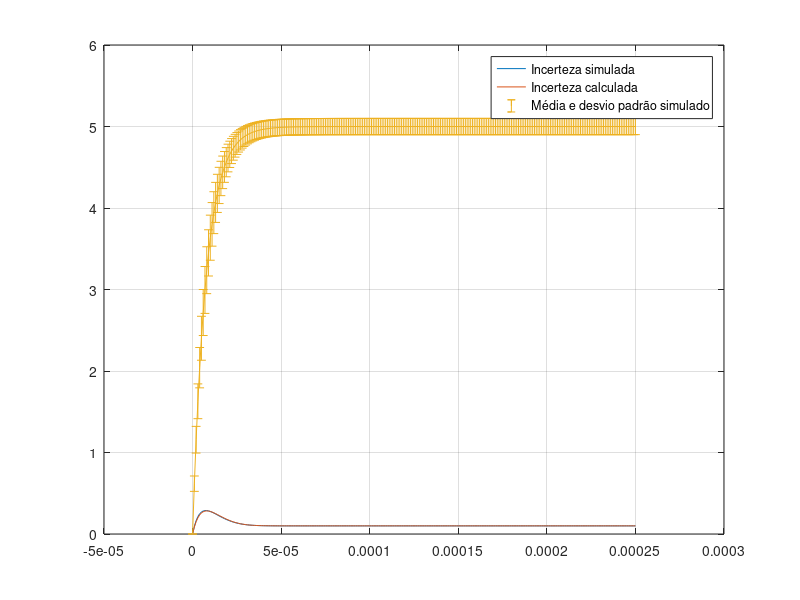

Recreate this plot in MATLAB.
%%%%%%%%%%%%%%%%%%%%%%%%%%%%%%%%%%%%%%%%%%%%%%%%%%%%%%%%%%%%%%%%%%%%%%%%%%%
%Análise de incertezas da etapa de amostragem de entrada. Considera-se 
%incertezas nas resistências, capacitâncias, chaves e tensão de entrada e0.
%Presume que todas as incertezas são independentes.
%Desconsidera correntes de fuga, corrente de polarização, tensão de offset.
%%%%%%%%%%%%%%%%%%%%%%%%%%%%%%%%%%%%%%%%%%%%%%%%%%%%%%%%%%%%%%%%%%%%%%%%%%%

clear all
close all
clc

points = 10000;

Ti = 250e-6;
Ta = 250e-6;
timestep = 1e-6;

e0 = 5;
d_e0 = 0.1;

R1 = 82.5;
d_R1 = 17.5;

R2 = 82.5;
d_R2 = 17.5;

C = 47e-9;
d_C = 0.47e-9;

R = (R1+R2);
d_R = sqrt((d_R1)^2 + (d_R2)^2);

RC = R*C;
d_RC = sqrt((d_R/R)^2 + (d_C/C)^2)*RC;

e0_sim = normrnd(e0,d_e0,[points 1]);
R1_sim = normrnd(R1,d_R1,[points 1]);
R2_sim = normrnd(R2,d_R2,[points 1]);
C_sim = normrnd(C,d_C,[points 1]);

e0_sim = max(e0_sim,0);
R1_sim = max(R1_sim,0);
R2_sim = max(R2_sim,0);
C_sim = max(C_sim,0);


t = [0:timestep:Ti];

s_ = std(e0_sim.*(1-exp(-t./(C_sim.*(R1_sim+R2_sim)))));
sf_ = sqrt( (d_e0^2)*(1-exp(-t/RC)).^2 + ((d_RC^2)*(e0^2).*(t.^2).*(exp(-t/RC)).^2)/RC^4 ); %d_V
m_ = mean(e0_sim.*(1-exp(-t./(C_sim.*(R1_sim+R2_sim)))));

fprintf('R %.2f +- %.2f Ohm \n',R,d_R);
fprintf('RC %.2f +- %.2f ns \n',RC*1e9,d_RC*1e9);

fprintf('C_sim %.2f +- %.2f nF \n',mean(C_sim)*1e9,std(C_sim)*1e9);
fprintf('R1_sim %.2f +- %.2f Ohm \n',mean(R1_sim),std(R1_sim));
fprintf('R2_sim %.2f +- %.2f Ohm \n',mean(R2_sim),std(R2_sim));


%%

figure
plot(t,s_);
hold on
plot(t,sf_);
errorbar(t,m_,s_);
hold off
legend('Incerteza simulada','Incerteza calculada','Média e desvio padrão simulado')
grid;


